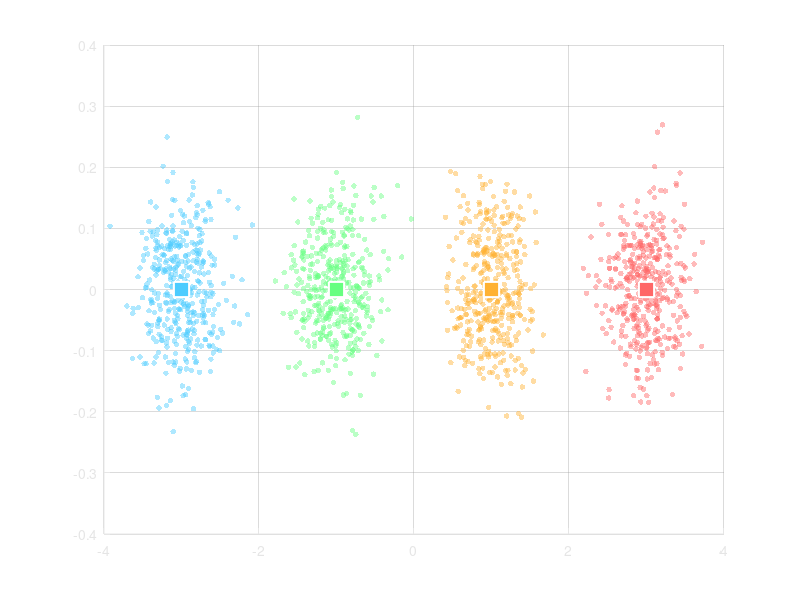

This chart was generated by the following MATLAB code: (Note: this script raises an error after producing the figure.)
% Costellazione e Trasmissione M-PAM in Dark Mode
clear; clc; close all;

%% 1. Parametri
M = 4;                      % 4-PAM
num_punti = 400;            % Campioni ricevuti per simbolo
EbN0_dB = 12;               % SNR per bit

% Simboli ideali simmetrici (ampiezze centrate in 0 a passo d)
d = 2;                      % Distanza minima fissata a 2
simboli_ideali = -(M-1):2:(M-1); % [-3, -1, 1, 3] per M=4

% Calcolo energie e rumore
Es = (M^2 - 1) / 12 * d^2;
Eb = Es / log2(M);
EbN0_lin = 10^(EbN0_dB / 10);
N0 = Eb / EbN0_lin;
sigma = sqrt(N0 / 2);       % Rumore unidimensionale (N=1)

%% 2. Generazione Punti Ricevuti (AWGN)
rx_points = zeros(M, num_punti);
for m = 1:M
    rx_points(m, :) = simboli_ideali(m) + sigma * randn(1, num_punti);
end

%% 3. Rendering Grafico (Dark Mode)
fig = figure('Color', [0.12 0.12 0.12]);
ax = axes('Parent', fig);
hold(ax, 'on');

% Configurazione assi e griglia scura
set(ax, 'Color', [0.18 0.18 0.18], ...
    'XColor', [0.90 0.90 0.90], ...
    'YColor', [0.90 0.90 0.90], ...
    'GridColor', [0.60 0.60 0.60], ...
    'GridAlpha', 0.35);
grid(ax, 'on');

% Colori per i livelli di ampiezza
colori = [0.3 0.8 1.0; 0.4 1.0 0.5; 1.0 0.7 0.2; 1.0 0.4 0.4];

% Scatter dei punti ricevuti: l'asse Y e' solo un piccolo jitter per dare spessore alla nuvola
for m = 1:M
    jitter_y = 0.08 * randn(1, num_punti);
    scatter(ax, rx_points(m, :), jitter_y, 16, colori(m, :), ...
        'filled', 'MarkerFaceAlpha', 0.45);
    % Simbolo ideale al centro
    plot(ax, simboli_ideali(m), 0, 's', 'MarkerSize', 11, ...
        'MarkerFaceColor', colori(m, :), 'MarkerEdgeColor', [1 1 1], 'LineWidth', 1.5);
end

% Tracciamento soglie di decisione ottime (linee verticali poste a meta' strada tra i simboli)
soglie = (simboli_ideali(1:end-1) + simboli_ideali(2:end)) / 2;
for s = soglie
    xline(ax, s, '--', 'Color', [0.85 0.85 0.4], 'LineWidth', 1.5);
end

% Evidenziazione distanza minima d tra i primi due simboli
mid_d = (simboli_ideali(1) + simboli_ideali(2)) / 2;
plot(ax, [simboli_ideali(1) simboli_ideali(2)], [0.25 0.25], '|-', ...
    'Color', [1 1 0.4], 'LineWidth', 1.5, 'MarkerSize', 8);
text(ax, mid_d, 0.35, sprintf('d = %d', d), 'Color', [1 1 0.4], ...
    'HorizontalAlignment', 'center', 'FontSize', 11, 'FontWeight', 'bold');

xlabel(ax, 'Coordinata spaziale \psi(t) (Ampiezza)', 'FontSize', 11, 'Color', [0.95 0.95 0.95]);
title(ax, sprintf('Costellazione %d-PAM con Soglie di Decisione AWGN (E_b/N_0 = %d dB)', M, EbN0_dB), ...
    'FontSize', 12, 'Color', [1 1 1]);
yticks(ax, []); % Nasconde i tick Y perche' privi di significato fisico (spazio 1D)
ylim(ax, [-0.5 0.6]);
xlim(ax, [min(simboli_ideali) - 2.5, max(simboli_ideali) + 2.5]);
